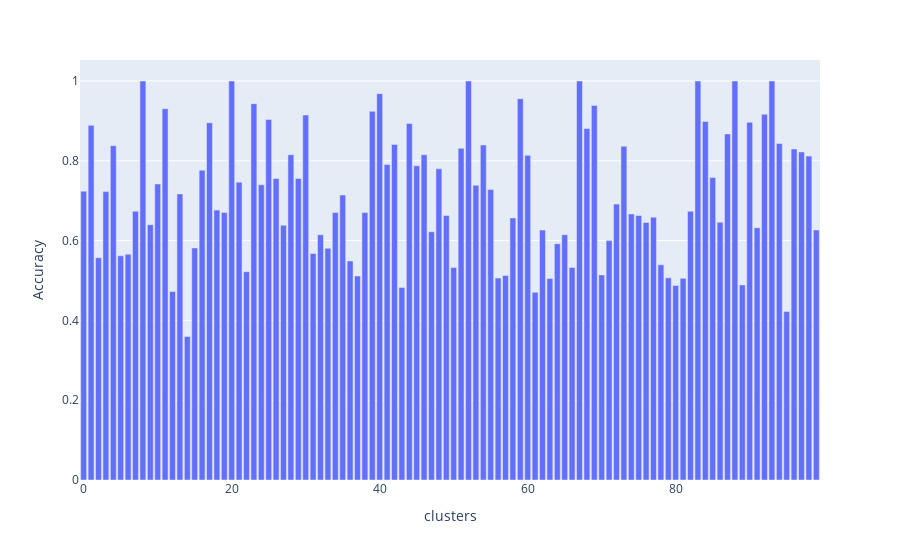

Source (notebook cell):
### Code cell
import plotly.express as px
df_plot = pp1.groupby('clusters').head(1)
fig = px.bar(df_plot, x="clusters", y="Accuracy")
fig.show()
print(len(pp1['clusters'].unique()))

### Figure 1 — Plotly figure (JSON) as saved in the notebook; plotly's stock layout.template omitted (floating-point values rounded to 4 significant figures)
{"data": [{"alignmentgroup": "True", "hovertemplate": "clusters=%{x}<br>Accuracy=%{y}<extra></extra>", "legendgroup": "", "marker": {"color": "#636efa", "pattern": {"shape": ""}}, "name": "", "offsetgroup": "", "orientation": "v", "showlegend": false, "textposition": "auto", "type": "bar", "x": [14, 95, 61, 12, 43, 80, 89, 63, 81, 56, 79, 37, 57, 70, 22, 50, 66, 78, 36, 2, 5, 6, 31, 33, 15, 64, 71, 32, 65, 47, 62, 99, 91, 27, 9, 76, 86, 58, 77, 49, 75, 74, 38, 34, 19, 82, 7, 18, 72, 35, 13, 3, 0, 55, 53, 24, 10, 21, 29, 26, 85, 16, 48, 45, 41, 98, 60, 46, 28, 97, 96, 51, 73, 4, 54, 42, 94, 87, 68, 1, 44, 17, 90, 84, 25, 30, 92, 39, 11, 69, 23, 59, 40, 88, 52, 20, 8, 93, 83, 67], "xaxis": "x", "y": [0.3596, 0.4225, 0.4706, 0.4722, 0.4828, 0.4875, 0.4889, 0.5049, 0.5054, 0.5062, 0.5067, 0.5111, 0.5128, 0.5139, 0.5221, 0.5325, 0.5327, 0.5393, 0.549, 0.5571, 0.5619, 0.5657, 0.5676, 0.5806, 0.5816, 0.5921, 0.6, 0.6147, 0.6147, 0.6222, 0.6263, 0.6267, 0.6322, 0.6386, 0.64, 0.6456, 0.6458, 0.6569, 0.6588, 0.6629, 0.6629, 0.6667, 0.6702, 0.6702, 0.6706, 0.6735, 0.6737, 0.6765, 0.6915, 0.7143, 0.717, 0.7228, 0.7238, 0.728, 0.7386, 0.74, 0.7419, 0.7465, 0.7556, 0.7556, 0.7582, 0.7766, 0.7798, 0.7875, 0.7909, 0.8118, 0.8137, 0.8152, 0.8152, 0.8222, 0.8295, 0.8313, 0.8367, 0.8378, 0.8396, 0.8409, 0.8434, 0.8675, 0.881, 0.8889, 0.8936, 0.8952, 0.8966, 0.8986, 0.9036, 0.9146, 0.9167, 0.9239, 0.9307, 0.9388, 0.9432, 0.9556, 0.9683, 1, 1, 1, 1, 1, 1, 1], "yaxis": "y"}], "layout": {"barmode": "relative", "legend": {"tracegroupgap": 0}, "margin": {"t": 60}, "xaxis": {"anchor": "y", "domain": [0, 1], "title": {"text": "clusters"}}, "yaxis": {"anchor": "x", "domain": [0, 1], "title": {"text": "Accuracy"}}}}
